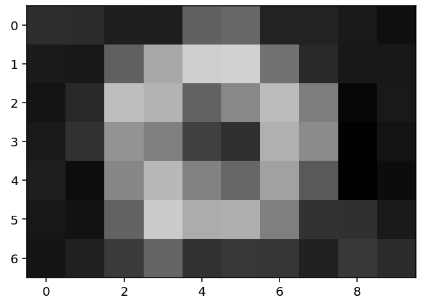
#> input picture Mūzikas piemēri/rose_bw_7x10_zoom.png, 431 x 304 px, found by its file name
$ jupyter execute '4_2_2_Krāsains_visi_kopā_oktāvas.ipynb'   (shell and % lines are left out)
#> lines starting #> are read from the running program, lines starting #| are printed output that depends on the picture
[cell 1]
#tiek ieimportētas nepieciešamās bibliotēkas
from music21 import instrument, note, stream
from google.colab import files
import matplotlib.pyplot as plt
import numpy as np

[cell 2]
#fja, kas nosaka nošu garumu daļā, ja tam padod attēla daļas masīvu
def note_length (arr):
  dens = np.average(arr)/255
  #100/5=20% katram garumam
  if dens < 0.2 : return 4
  elif 0.2 <= dens < 0.4 : return 2
  elif 0.4 <= dens < 0.6 : return 1
  elif 0.6 <= dens < 0.8 : return 0.5
  else: return 0.25

[cell 3]
#fja, kas nosaka nots augstumu (do mažorā), ja tam padod attēla daļas masīvu
def note_pitch (arr):
  dens = np.average(arr)/255
  #100/7=14.285...~14.3% notij
  if dens < 0.143 : return 0 #C
  elif 0.143 <= dens < 0.286 : return 2 #D
  elif 0.286 <= dens < 0.429 : return 4 #E
  elif 0.429 <= dens < 0.572 : return 5 #F
  elif 0.572 <= dens < 0.715 : return 7 #G
  elif 0.715 <= dens < 0.858 : return 9 #A
  else: return 11 #B

[cell 4]
#fja, kas piešķir oktāvu, sākot ar vismazāk intensīvai krāsai zemāko, un uz augšu (2-4)
def determine_octave (red, green, blue):
  rgb_dens = [np.average(red)/255,
              np.average(green)/255,
              np.average(blue)/255]
  octaves = []
  rgb_sorted = sorted(rgb_dens)
  for i in range(len(rgb_sorted)):
    octaves.append(rgb_sorted.index(rgb_dens[i])+2)
  return octaves

[cell 5]
#fja, kas sadala padoto 2D masīvu n vienādās daļās pa vertikālēm
def split_array (arr, n):
  x = arr.shape[0]
  y = int(arr.shape[1]/n)
  split_arr = np.empty([n,x,y])
  for i in range(n):
    split_arr[i] = arr[0:x, i*y:(i+1)*y]
  return split_arr

[cell 6]
#fja nošu veidošanai
def create_music (arr, output_notes, oct):
  offset = 0
  #attēls tiek sadalīts 4 daļās
  arr_in_4 = split_array(arr, 4)

  #attēla daļas pa vienai tiek apstaigātas
  for arr_part in arr_in_4:
    #daļai tiek noteikts nots garums
    note_l = note_length(arr_part)

    #atkarībā no nots garuma, attēla daļa tiek sadalīta vēl sīkāk n daļās
    arr_part_in_n = split_array(arr_part,int(4/note_l))

    #katrai "apakšdaļai" tiek noteikts nots augstums un izveidots nots objekts
    for arr_subpart in arr_part_in_n:
      note_p = note_pitch(arr_subpart)
      #parametrs quarterLenght apzīmē nots garumu ceturtdaļās
      #offset ir nots atskaņošanas laiks attiecībā pret sākumu
      new_note = note.Note(note_p, quarterLength=note_l)
      new_note.offset = offset
      new_note.octave = oct
      new_note.storedInstrument = instrument.Piano()
      output_notes.append(new_note)

      #palielina offset katrā iterācijā, lai notis nepārklājas
      offset += note_l
  return output_notes

[cell 7]
#fja MIDI faila generēšanai
def generate(pic, fn, download=True, printMIDI=False):
  #attēla krāsas tiek sadalītas pa slāņiem
  red=pic[:, :, 0]
  green=pic[:, :, 1]
  blue=pic[:, :, 2]

  #tiek noteiktas oktāvas krāsām
  octaves = determine_octave(red, green, blue)

  #tiek veikta nošu ģenerēšana pēc kārtas katram krāsu slānim
  output = []
  create_music(red, output, octaves[0])
  create_music(green, output, octaves[1])
  create_music(blue, output, octaves[2])

  #ģenerēto nošu informācija tiek ierakstīta failā
  midi_stream = stream.Stream(output)
  midi_stream.write('midi', fp='{name}_422.mid'.format(name=fn.split('.')[0]))

  #ģenerētā MIDI faila lejuplāde
  if download == 1:
    files.download('{name}_422.mid'.format(name=fn.split('.')[0]))

  #ģenerēto nošu izprintēšana
  if printMIDI == 1:
    for element in output:
      print(element.nameWithOctave, element.offset, element.quarterLength)

[cell 8]
#attēla augšupielāde
uploaded = files.upload()
#> the answer given: rose_bw_7x10_zoom.png

[cell 9]
#tiek nolasīts faila nosaukums un pats attēls
filename = list(uploaded.keys())[0]
uploaded_picture=plt.imread(filename)
#> uploaded_picture is the input picture: shape (304, 431, 4) float32; mean R, G, B, A 0.433, 0.433, 0.433, 1

#attēla masīvs tiek padots mūzikas ģenerēšanas fjai
generate(uploaded_picture, filename, 1, 1)
#> in determine_octave, `rgb_dens = [np.average(red)/255, np.average(green)/255, np.average(blu..`: rgb_dens = [0.0017, 0.0017, 0.0017]
#> the loop in determine_octave, `for i in range(len(rgb_sorted)):` made 3 passes
#> after the loop in determine_octave, `for i in range(len(rgb_sorted)):`: octaves = [2, 2, 2]
#> the loop in create_music, `for arr_part in arr_in_4:` made 1 pass
#> (note_l, x in split_array, y in split_array) on pass 1: (4, 304, 107)
#> after the loop in create_music, `for arr_part in arr_in_4:`:
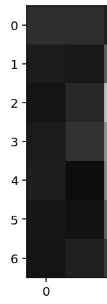
#> arr_subpart: shape (304, 107) float64; min 0.00392, max 1, mean 0.4
#> after the loop in create_music, `for arr_part in arr_in_4:`: offset = 0; output_notes = []
#> (the call stopped at in create_music, `new_note = note.Note(note_p, quarterLength=note_l)`: music21 is not available in this run)
#> after the loop in create_music, `for arr_part in arr_in_4:`: offset = 0
#> (the call stopped at in create_music, `new_note = note.Note(note_p, quarterLength=note_l)`: music21 is not available in this run)
#> (the call stopped at in create_music, `new_note = note.Note(note_p, quarterLength=note_l)`: music21 is not available in this run)
#> (the call stopped at in generate, `midi_stream = stream.Stream(output)`: music21 is not available in this run)
